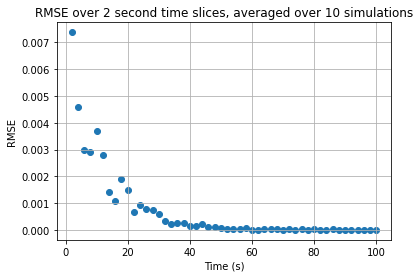

The script that drew this image:

try:
    from IPython import get_ipython
    get_ipython().magic('clear')
    get_ipython().magic('reset -f')
except:
    print("Could not clear console and varaiables")

import matplotlib.pyplot as plt
import nengo
import numpy as np

def initialization(x):
    return 0

sim_len_seconds = 100
sublist_len = 2000
N_sublists = int(sim_len_seconds * 1000 / sublist_len)

N_simulations = 10
rmses = np.zeros((N_simulations, N_sublists))

for sim_idx in range(N_simulations):
    print(sim_idx)

    model = nengo.Network()
    
    with model:
        
        np.random.seed(sim_idx*100 + 1)
        
        with nengo.Network() as net:
            
            pre = nengo.Ensemble(n_neurons=200, dimensions=1)
            post = nengo.Ensemble(n_neurons=200, dimensions=1)
            error = nengo.Ensemble(n_neurons=200, dimensions=1)
            stim = nengo.Node(nengo.processes.WhiteSignal(period=100, high=2, rms=0.3))
            
            #difference = nengo.Node(size_in=1)
            nengo.Connection(pre, error, transform=-1)
            nengo.Connection(post, error, transform=1)
            #nengo.Connection(difference, error)
            
            # Learning connection, calculates difference between post's
            # output value, and the desired output value given be pre
            c = nengo.Connection(
                pre, 
                post, 
                function = initialization, 
                learning_rule_type = nengo.PES(learning_rate = 1e-5)
            )
            
            nengo.Connection(stim, pre)
            nengo.Connection(error, c.learning_rule)
            
            pre_probe = nengo.Probe(
                pre,
                synapse = nengo.synapses.Alpha(tau = 0.01)
            )
            
            post_probe = nengo.Probe(
                post,
                synapse = nengo.synapses.Alpha(tau = 0.01)
            )
            
            error_probe = nengo.Probe(
                error,
                synapse = nengo.synapses.Alpha(tau = 0.01)
            )
            
            stim_probe = nengo.Probe(
                stim,
                synapse = nengo.synapses.Alpha(tau = 0.01)
            )
            
            
            with nengo.Simulator(net, progress_bar=False) as sim:
                
                sim.run(sim_len_seconds)
                    
                #plt.plot(sim.trange(), sim.data[stim_probe], label = "Stimulus")
                #plt.plot(sim.trange(), sim.data[pre_probe], label = "Pre")
                #plt.plot(sim.trange(), sim.data[post_probe], label = "Post")
                #plt.plot(sim.trange(), sim.data[error_probe], label = "Error")
    
        for slice_idx in range(N_sublists):
            start_idx = slice_idx * sublist_len
            end_idx = (slice_idx + 1) * sublist_len
            stim_slice = sim.data[stim_probe][start_idx : end_idx]
            post_slice = sim.data[post_probe][start_idx : end_idx]
            
            rmse = np.square(np.mean(np.square(stim_slice - post_slice)))
            rmses[sim_idx, slice_idx] = rmse
    
rmse_avgs = np.mean(rmses, axis=0)
    
rmse_times = np.arange(2, sim_len_seconds + 1, 2)
plt.scatter(rmse_times, rmse_avgs)
    
plt.title("RMSE over 2 second time slices, averaged over 10 simulations")
plt.xlabel('Time (s)')
plt.ylabel('RMSE')
plt.grid()
plt.show()
                
            
            
        
    
        
        
        
    
    
            
    
    
    
    
    
    
    
    
    
    
    
    
